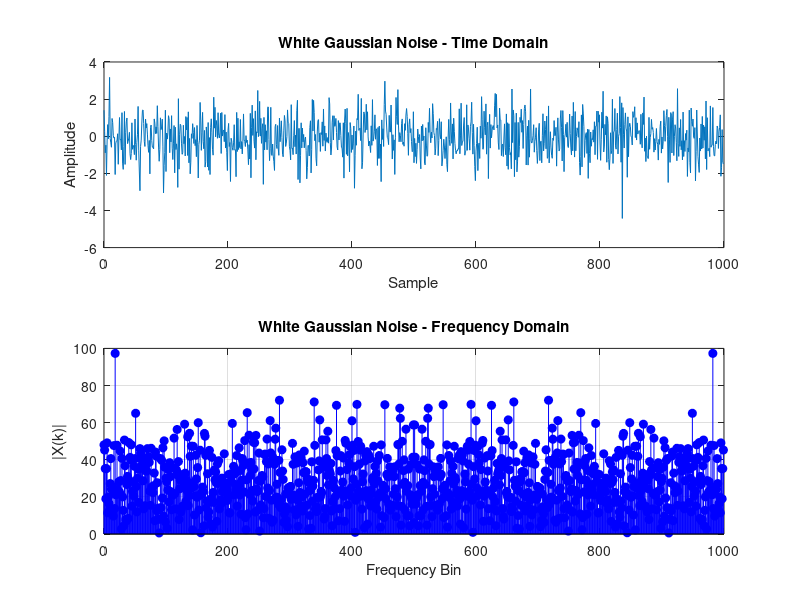

MATLAB code to generate this figure:
% Section 1.7 - Random Noise Signals.
% This section focuses on generating random noise signals, which are another common type of excitation signal used in system identification.
% Task 1.7.1 - Generate White Gaussian Noise
% Length: N=1000 samples. Use randn() to generate normally distributed noise.Plot the noise in both: Time domain (samples) and Frequency domain (bins)

% Parameters
N = 1000;                % Number of samples
fs = 100;                 % Sampling frequency (Hz)

% Generate white Gaussian noise
x = randn(1, N);

% Compute DFT
X = fft(x);

% Frequency axis in bins
k = 0:N-1;

% ====== PLOTS ======
figure;

% Time domain plot
subplot(2,1,1);
plot(0:N-1, x);
xlabel('Sample');
ylabel('Amplitude');
title('White Gaussian Noise - Time Domain');

% Frequency domain plot (magnitude spectrum)
subplot(2,1,2);
stem(k, abs(X), 'b', 'filled');
xlabel('Frequency Bin');
ylabel('|X(k)|');
title('White Gaussian Noise - Frequency Domain');
grid on;
